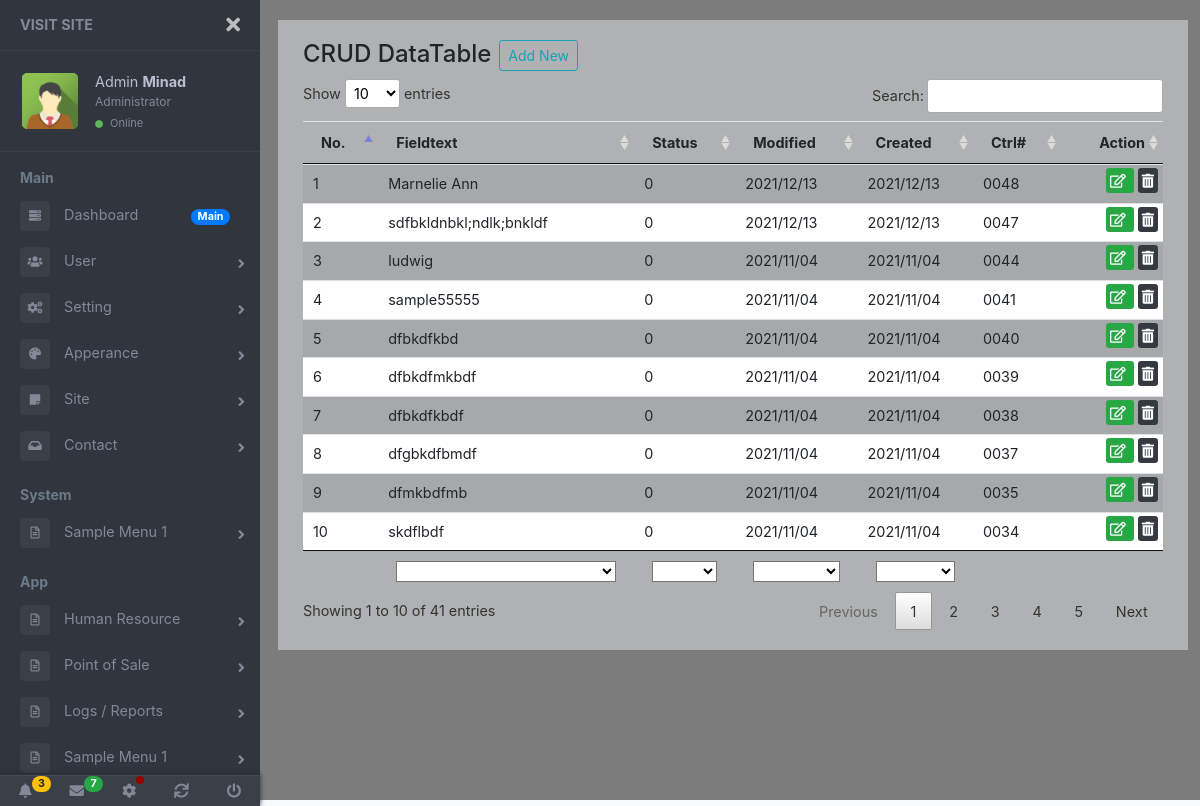
Screenshot of /routes/crud-datatable/index.php (signed in) with the database file from the repository.
### tables this page shows
CREATE TABLE `tblcrud` (
  `id` int(11) NOT NULL,
  `fieldtxt` varchar(254) NOT NULL,
  `status` int(1) NOT NULL,
  `created` datetime NOT NULL DEFAULT CURRENT_TIMESTAMP,
  `modified` timestamp NOT NULL DEFAULT CURRENT_TIMESTAMP ON UPDATE CURRENT_TIMESTAMP,
  `deletedx` int(1) NOT NULL
);

### routes/crud-datatable/index.php (called while the page is built, shortened)
<?php
	include_once "../../content/template-part/dashboard-header.php";
	include_once "../../content/view/crud-datatable/index.php";
	include_once "../../content/template-part/dashboard-footer.php";

### content/view/crud-datatable/index.php (the view, shortened to what this page needs)
<?php
	include_once "../../content/template-part/dashboard-navbar.php";
?>
<link rel="stylesheet" href="<?php echo $dirbak; ?>assets/datatables/1.11.3/css/jquery.dataTables.min.css">
<main class="page-content">
	<div class="container-fluid bg-light-opacity">
		<div class="d-flex">
			<h4 class="mr-2 mb-2">CRUD DataTable</h4>
			<a href="../../routes/crud-datatable/addnew" class="btn btn-outline-info btn-sm mr-2 mb-2">Add New</a>
		</div>
		<div id="" class="table-responsive-sm">
			<table id="listRecView" class="table table-striped table-hover table-sm">
				<thead>
					<tr>
						<th>No.</th>
						<th>Fieldtext</th>
						<th>Status</th>
						<th>Modified</th>
						<th>Created</th>
						<th>Ctrl#</th>
						<th class="text-right">Action</th>
					</tr>
				</thead>
				<tbody>
					<?php
						$tblname = "tblcrud";
						$prim_id = "id";
						$cnn = new PDO("mysql:host={$host};dbname={$db}", $unameroot, $pw);
						$qry = "SELECT * FROM {$tblname} WHERE deletedx=0 ORDER BY {$prim_id} DESC";
						$stmt = $cnn->prepare($qry);
						$stmt->execute();
						$xno = 0;
						for($i=0; $row = $stmt->fetch(); $i++) {
							$xno++;
							$id2=$row['id'];
							$id=sprintf('%04d',$id2);
							$fieldtxt=$row['fieldtxt'];
							$status=$row['status'];
							$modified2=$row['modified'];
							$modified=date_format(new DateTime($modified2),'Y/m/d');
							$created2=$row['created'];
							$created=date_format(new DateTime($created2),'Y/m/d');
					?>
							<tr>
								<td><?php echo $xno; ?></td>
								<td data-filter="<?php echo $fieldtxt; ?>"><?php echo $fieldtxt; ?></td>
								<td data-filter="<?php echo $status; ?>"><?php echo $status; ?></td>
								<td data-filter="<?php echo $modified; ?>"><?php echo $modified; ?></td>
								<td data-filter="<?php echo $created; ?>"><?php echo $created; ?></td>
								<td><?php echo $id; ?></td>
								<td class="text-right tbl-action">
									<a href="../../routes/crud-datatable/editupdate?id=<?php echo $id; ?>" class="btn-sm btn-success btn-inline" title="Edit">
										<span class="far fa-edit"></span>
									</a>
									<a class="btn-sm btn-dark btn-inline ml-1" href="#" onclick="trash(<?php echo $id2; ?>)" title="Delete">
										<span class="fas fa-trash-alt"></span>
									</a>
								</td>
							</tr>
					<?php
						}
					?>
				</tbody>
				<tfoot>
					<tr>
						<td class="remove-dropdown"></td>
						<td>Fieldtext</td>
						<td>Status</td>
						<td>Modified</td>
						<td>Created</td>
						<td class="remove-dropdown">Ctrl#</td>
						<td class="remove-dropdown"></td>
					</tr>
				</tfoot>
			</table>
		</div>
	</div>
</main>

### assets/css/dashboard.css (style rules this page uses)
body { font-size: 0.9rem; }
@media screen and (min-width: 768px) { .page-wrapper.toggled .page-content { padding-left: 278px; padding-right: 12px; } }
.page-wrapper .page-content { display: inline-block; width: 100%; padding-left: 0px; padding-top: 20px; }
.page-wrapper .page-content > div { padding: 20px 25px; }
.page-wrapper .page-content { overflow-x: hidden; }
.page-content { height: 100vh; }
.bg-light-opacity { background-color: #f8f9fa6b!important; }
#listRecView .btn-sm, #listRecView2 .btn-sm { padding: .25rem!important; }
@media only screen and (max-width: 1440px) { .table-responsive-sm { display: block; width: 100%; overflow-x: auto; webkit-overflow-scrolling: touch; } }

### assets/css/style.css (style rules this page uses)
.tbl-action { padding: 0!important; padding-top: 5px!important; padding-right: 5px!important; }

### rows the page displays
tblcrud: fieldtxt "Marnelie Ann", status "0", modified "2021/12/13", created "2021/12/13", id "0048"
tblcrud: fieldtxt "sdfbkldnbkl;ndlk;bnkldf", status "0", modified "2021/12/13", created "2021/12/13", id "0047"
tblcrud: fieldtxt "ludwig", status "0", modified "2021/11/04", created "2021/11/04", id "0044"
tblcrud: fieldtxt "sample55555", status "0", modified "2021/11/04", created "2021/11/04", id "0041"
tblcrud: fieldtxt "dfbkdfkbd", status "0", modified "2021/11/04", created "2021/11/04", id "0040"
tblcrud: fieldtxt "dfbkdfmkbdf", status "0", modified "2021/11/04", created "2021/11/04", id "0039"
tblcrud: fieldtxt "dfbkdfkbdf", status "0", modified "2021/11/04", created "2021/11/04", id "0038"
tblcrud: fieldtxt "dfgbkdfbmdf", status "0", modified "2021/11/04", created "2021/11/04", id "0037"
tblcrud: fieldtxt "dfmkbdfmb", status "0", modified "2021/11/04", created "2021/11/04", id "0035"
tblcrud: fieldtxt "skdflbdf", status "0", modified "2021/11/04", created "2021/11/04", id "0034"

### other values shown
$givename "Admin"
$lastname "Minad"
$ptitle "Administrator"
